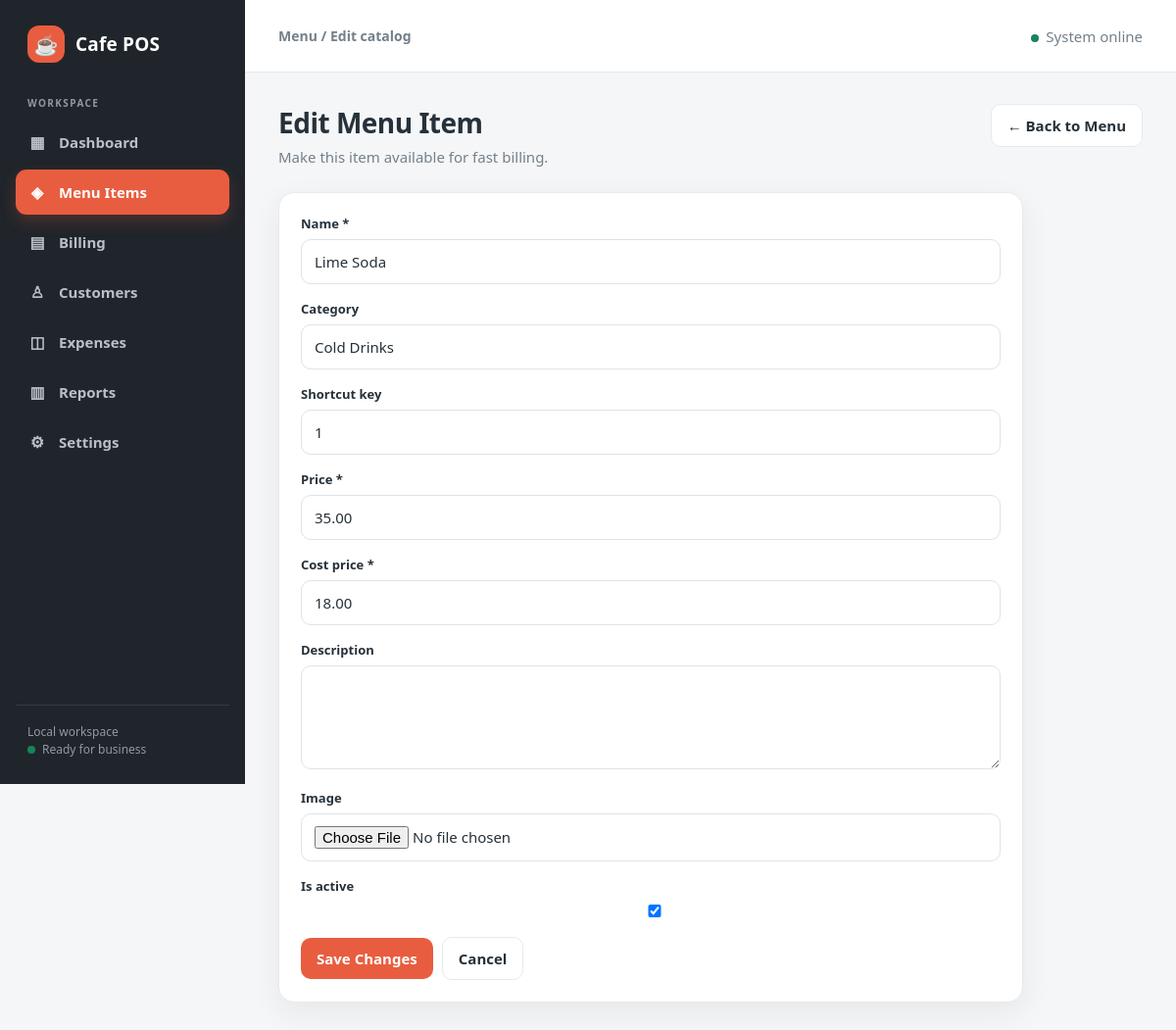
/menu-items/5/edit/, run on the app's committed database.
### pos/models.py (models this page shows, shortened)
class Product(models.Model):
    name = models.CharField(max_length=120)
    category = models.CharField(max_length=80, blank=True)
    shortcut_key = models.CharField(max_length=12, blank=True, default="")
    price = models.DecimalField(max_digits=10, decimal_places=2)
    description = models.TextField(blank=True)
    image = models.FileField(upload_to="menu_items/", blank=True, null=True)
    cost_price = models.DecimalField(max_digits=10, decimal_places=2, default=0)
    stock = models.DecimalField(max_digits=10, decimal_places=2, default=0)
    is_active = models.BooleanField(default=True)
    class Meta:
        ordering = ["category", "name"]
        constraints = [
            models.UniqueConstraint(
                Lower("shortcut_key"),
                condition=~models.Q(shortcut_key="") & models.Q(is_active=True),
                name="unique_active_product_shortcut_key",
            ),
        ]

### pos/views.py (the view)
# urls.py: path("menu-items/<int:item_id>/edit/", views.menu_item_edit, name="menu_item_edit"),
def menu_item_edit(request, item_id):
    item = get_object_or_404(Product, pk=item_id)
    form = MenuItemForm(request.POST or None, request.FILES or None, instance=item)
    if request.method == "POST" and form.is_valid():
        form.save()
        messages.success(request, "Menu item updated successfully.")
        return redirect("menu_items")
    return render(request, "pos/menu_item_form.html", {
        "form": form,
        "item": item,
        "page_title": "Edit Menu Item",
        "submit_label": "Save Changes",
    })

### pos/forms.py (shortened to what this page needs)
class MenuItemForm(forms.ModelForm):
    price = forms.DecimalField(
        min_value=Decimal("0"),
        max_digits=10,
        decimal_places=2,
        error_messages={"min_value": "Price must be greater than or equal to zero."},
    )
    class Meta:
        model = Product
        fields = ["name", "category", "shortcut_key", "price", "cost_price", "description", "image", "is_active"]
        widgets = {
            "description": forms.Textarea(attrs={"rows": 4}),
            "is_active": forms.CheckboxInput(),
        }

### templates/pos/menu_item_form.html (shortened to what this page needs)
{% extends "base.html" %}
{% block eyebrow %}Menu / Edit catalog{% endblock %}
{% block content %}
<div class="page-head"><div><h1>{{ page_title }}</h1><p>Make this item available for fast billing.</p></div><a class="btn btn-outline" href="{% url 'menu_items' %}">← Back to Menu</a></div>
<div class="card" style="max-width:760px">
<form method="post" enctype="multipart/form-data">{% csrf_token %}
{% for field in form %}<div class="field"><label class="field-label" for="{{ field.id_for_label }}">{{ field.label }}{% if field.field.required %} *{% endif %}</label>{{ field }}</div>{% endfor %}
<div class="actions"><button type="submit" class="btn-primary">{{ submit_label }}</button><a class="btn btn-outline" href="{% url 'menu_items' %}">Cancel</a></div>
</form></div>
{% endblock %}

### templates/base.html (style rules this page uses)
:root { --coral:#e85d3f;--coral-dark:#c9442b;--charcoal:#20252b;--ink:#26313a;--muted:#74808a;--surface:#fff;--bg:#f5f6f7;--line:#e7eaed;--success:#16855b;--danger:#c63d3d;--shadow:0 10px 30px rgba(32,37,43,.07);--radius:16px }
* { box-sizing:border-box }
html { background:var(--bg) }
body { margin:0;font-family:"DM Sans","Segoe UI",sans-serif;background:var(--bg);color:var(--ink);font-size:15px }
a { color:inherit;text-decoration:none }
.page-head { display:flex;justify-content:space-between;align-items:flex-start;gap:18px;margin-bottom:26px }
.page-head h1 { font-size:28px;margin:0 0 6px;letter-spacing:-.5px }
.page-head p { margin:0;color:var(--muted) }
.card { background:var(--surface);border:1px solid var(--line);border-radius:var(--radius);padding:22px;box-shadow:var(--shadow);margin-bottom:18px }
.btn,button { border:0;border-radius:10px;padding:11px 16px;cursor:pointer;background:var(--charcoal);color:#fff;font:inherit;font-weight:700;display:inline-flex;align-items:center;justify-content:center;gap:8px;transition:.18s ease }
.btn-primary { background:var(--coral) }
.btn-outline { background:#fff;color:var(--ink);border:1px solid var(--line) }
.actions { display:flex;gap:9px;flex-wrap:wrap;align-items:center }
input,select,textarea { width:100%;padding:12px 13px;border:1px solid #dfe3e6;border-radius:10px;background:#fff;color:var(--ink);font:inherit;outline:none }
.field-label { display:block;font-size:13px;font-weight:800;margin-bottom:7px }
.field { margin-bottom:16px }

### data on the page
Product: form "Lime Soda" "Cold Drinks" "1" "35.00" "18.00" "☑"

### other printed values
{{ page_title }} "Edit Menu Item"
{{ field.label }} "Name" "Category" "Shortcut key" "Price" "Cost price" "Description" "Image" "Is active"
{{ submit_label }} "Save Changes"
